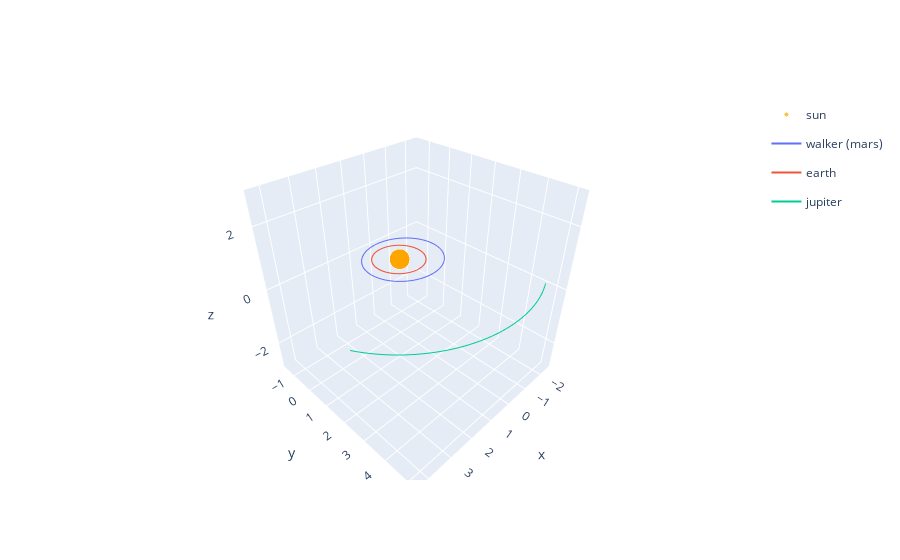

The code cell stored with this chart in its notebook:
### Code cell
plotter = cplot.Plotter({
    'walker': walker,
    'system': system,
})
fig = plotter.draw(mode="3d")

### Figure 1 — Plotly figure (JSON) as saved in the notebook; plotly's stock layout.template omitted (floating-point values rounded to 4 significant figures; data arrays with more than 128 entries replaced by an {"elided": "..."} marker saying what was removed)
{"data": [{"hovertemplate": "body=sun<br>x=%{x}<br>y=%{y}<br>z=%{z}<br>size=%{marker.size}<extra></extra>", "legendgroup": "sun", "marker": {"color": "orange", "size": {"elided": "501 int values"}, "sizemode": "area", "sizeref": 0.0125, "symbol": "circle"}, "mode": "markers", "name": "sun", "scene": "scene", "showlegend": true, "type": "scatter3d", "x": {"elided": "501 float values"}, "y": {"elided": "501 float values"}, "z": {"elided": "501 float values"}}, {"hovertemplate": "x=%{x}<br>y=%{y}<br>z=%{z}<br>size=%{marker.size}<extra></extra>", "legendgroup": "", "marker": {"color": "purple", "size": [], "sizemode": "area", "sizeref": null, "symbol": "circle"}, "mode": "markers", "name": "", "scene": "scene", "showlegend": false, "type": "scatter3d", "x": [], "y": [], "z": []}, {"hovertemplate": "body=walker (mars)<br>x=%{x}<br>y=%{y}<br>z=%{z}<extra></extra>", "legendgroup": "walker (mars)", "line": {"color": "#636efa", "dash": "solid"}, "marker": {"symbol": "circle"}, "mode": "lines", "name": "walker (mars)", "scene": "scene", "showlegend": true, "type": "scatter3d", "x": {"elided": "501 float values"}, "y": {"elided": "501 float values"}, "z": {"elided": "501 float values"}}, {"hovertemplate": "body=earth<br>x=%{x}<br>y=%{y}<br>z=%{z}<extra></extra>", "legendgroup": "earth", "line": {"color": "#EF553B", "dash": "solid"}, "marker": {"symbol": "circle"}, "mode": "lines", "name": "earth", "scene": "scene", "showlegend": true, "type": "scatter3d", "x": {"elided": "501 float values"}, "y": {"elided": "501 float values"}, "z": {"elided": "501 float values"}}, {"hovertemplate": "body=jupiter<br>x=%{x}<br>y=%{y}<br>z=%{z}<extra></extra>", "legendgroup": "jupiter", "line": {"color": "#00cc96", "dash": "solid"}, "marker": {"symbol": "circle"}, "mode": "lines", "name": "jupiter", "scene": "scene", "showlegend": true, "type": "scatter3d", "x": {"elided": "501 float values"}, "y": {"elided": "501 float values"}, "z": {"elided": "501 float values"}}], "layout": {"scene": {"zaxis": {"nticks": 4, "range": [-3, 3]}}}}
